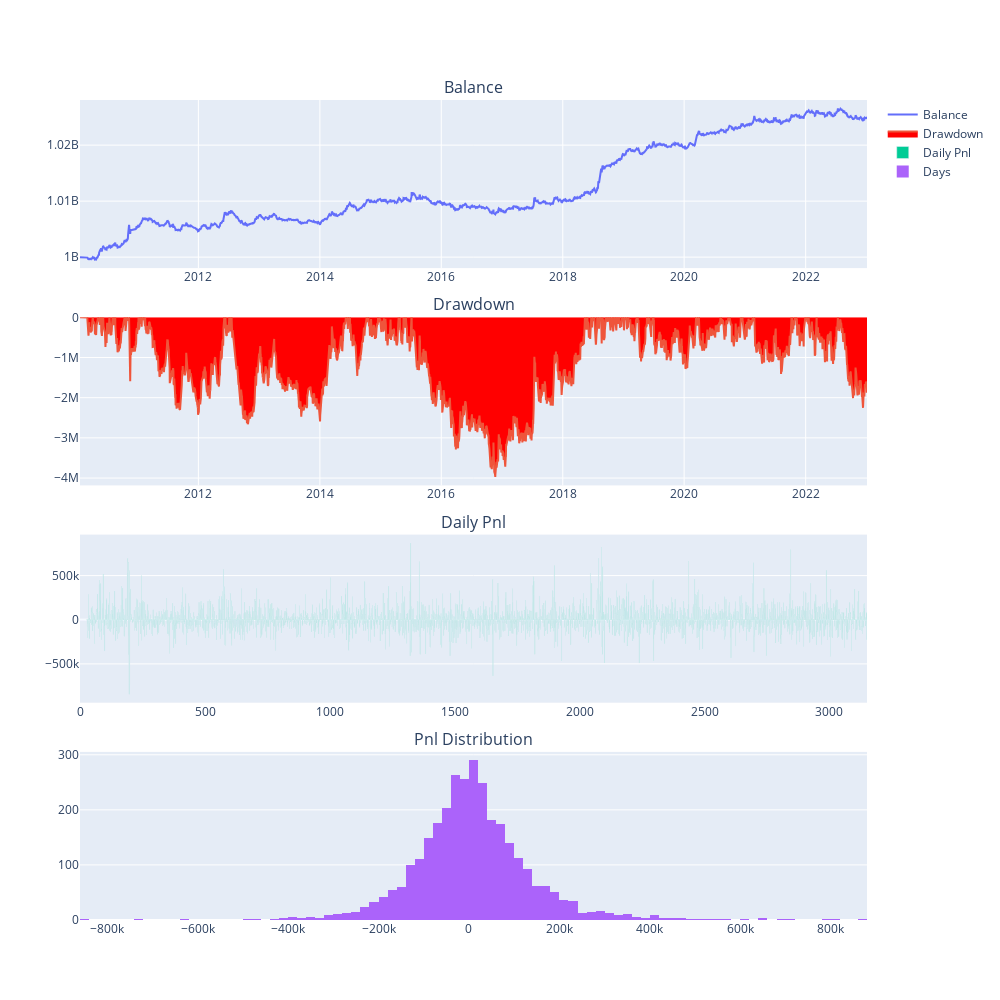

Write notebook code for a chart like this one.
### Code cell
engine.load_data()
engine.run_backtesting()
engine.calculate_result()
engine.calculate_statistics()
engine.show_chart()

### Figure 1 — Plotly figure (JSON) as saved in the notebook; plotly's stock layout.template omitted (floating-point values rounded to 4 significant figures; data arrays with more than 128 entries replaced by an {"elided": "..."} marker saying what was removed)
{"data": [{"mode": "lines", "name": "Balance", "type": "scatter", "x": {"elided": "3151 str values"}, "xaxis": "x", "y": {"elided": "3151 float values"}, "yaxis": "y"}, {"fill": "tozeroy", "fillcolor": "red", "mode": "lines", "name": "Drawdown", "type": "scatter", "x": {"elided": "3151 str values"}, "xaxis": "x2", "y": {"elided": "3151 float values"}, "yaxis": "y2"}, {"name": "Daily Pnl", "type": "bar", "xaxis": "x3", "y": {"elided": "3151 float values"}, "yaxis": "y3"}, {"name": "Days", "nbinsx": 100, "type": "histogram", "x": {"elided": "3151 float values"}, "xaxis": "x4", "yaxis": "y4"}], "layout": {"annotations": [{"font": {"size": 16}, "showarrow": false, "text": "Balance", "x": 0.5, "xanchor": "center", "xref": "paper", "y": 1, "yanchor": "bottom", "yref": "paper"}, {"font": {"size": 16}, "showarrow": false, "text": "Drawdown", "x": 0.5, "xanchor": "center", "xref": "paper", "y": 0.735, "yanchor": "bottom", "yref": "paper"}, {"font": {"size": 16}, "showarrow": false, "text": "Daily Pnl", "x": 0.5, "xanchor": "center", "xref": "paper", "y": 0.47, "yanchor": "bottom", "yref": "paper"}, {"font": {"size": 16}, "showarrow": false, "text": "Pnl Distribution", "x": 0.5, "xanchor": "center", "xref": "paper", "y": 0.205, "yanchor": "bottom", "yref": "paper"}], "height": 1000, "width": 1000, "xaxis": {"anchor": "y", "autorange": true, "domain": [0, 1], "range": ["2010-01-19", "2023-01-05"], "type": "date"}, "xaxis2": {"anchor": "y2", "autorange": true, "domain": [0, 1], "range": ["2010-01-19", "2023-01-05"], "type": "date"}, "xaxis3": {"anchor": "y3", "autorange": true, "domain": [0, 1], "range": [-0.5, 3150.0]}, "xaxis4": {"anchor": "y4", "autorange": true, "domain": [0, 1], "range": [-860000, 880000], "type": "linear"}, "yaxis": {"anchor": "x", "autorange": true, "domain": [0.795, 1], "range": [998000000.0, 1028000000.0], "type": "linear"}, "yaxis2": {"anchor": "x2", "autorange": true, "domain": [0.53, 0.735], "range": [-4183000.0, 0], "type": "linear"}, "yaxis3": {"anchor": "x3", "autorange": true, "domain": [0.265, 0.47], "range": [-939600.0, 964700.0], "type": "linear"}, "yaxis4": {"anchor": "x4", "autorange": true, "domain": [0, 0.205], "range": [0, 305.3]}}}
